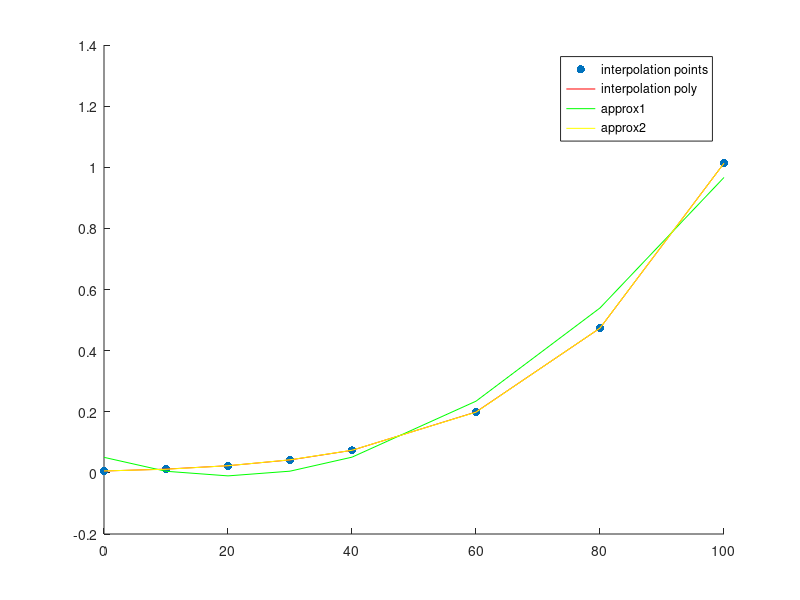

Recreate this plot in MATLAB.
function l7p2
  %the table that was given
	nodes = [0 10 20 30 40 60 80 100];
	values = [0.0061 0.0123 0.0234 0.0424 0.0738 0.1992 0.4736 1.0133];
  %a) polyfit for degree 3
	ls1 = polyfit(nodes, values, 2);
  %polyfit for degree 4
	ls2 = polyfit(nodes, values, 4);
	%T=45
  printf("least squares approx 1: ");
	v1 = polyval(ls1, 45)
  printf("least squares approx 2: ");
	v2 = polyval(ls2, 45)
  %P(45)=0.095848 - exact value
  printf("approx error 1: ");
  aproxErr1 = abs(v1 - 0.095848)
  printf("approx error 2: ");
	aproxErr2 = abs(v2 - 0.095848)
	%b)plot approx points, least squares and interp poly
  values1 = [];
	values2 = [];
  for i=1:length(nodes)
		values1(i) = polyval(ls1, nodes(i));  
		values2(i) = polyval(ls2, nodes(i)); 
	endfor
  clf; hold on;
  %nodes
  scatter(nodes, values, 'filled');
  %poly
	plot(nodes, values, 'r');
  %least squares
	plot(nodes, values1, 'g');
	plot(nodes, values2, 'y');
  legend("interpolation points","interpolation poly","approx1","approx2");
endfunction